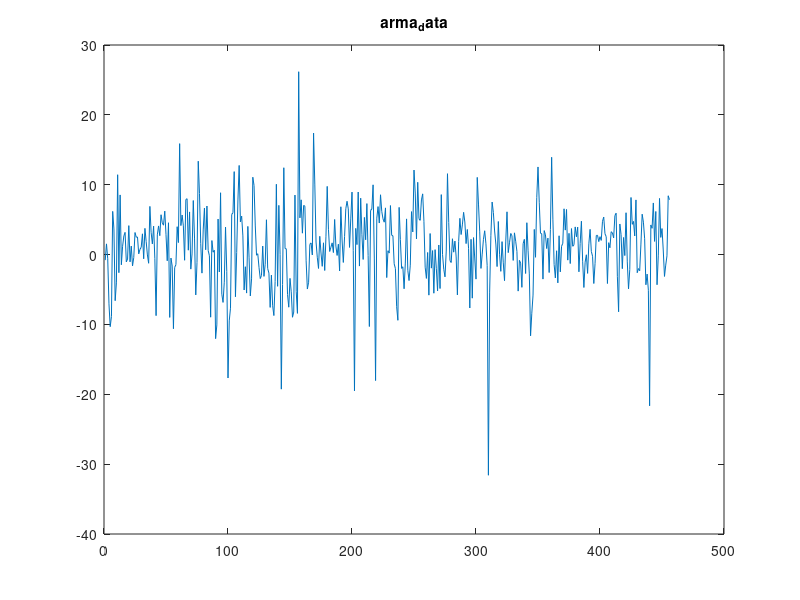

Here is the MATLAB script that generated this plot: (Note: this script raises an error after producing the figure.)
%% 1 ARMA model
clear
clc
load arma_data
warning off all
    %% 1.a

    % plot the eries
    figure
    plot(arma_data);
    title('arma_data')

    % mean variance kurtosis median ...
    Data_mean=mean(arma_data);
    Data_variance=var(arma_data);
    Data_median=median(arma_data);
    Data_kurtosis=kurtosis(arma_data);
    Data_skewness=skewness(arma_data);

    % PACF with 15 lag
    figure
    parcorr(arma_data,15)

    % unit root test
    h_adf = adftest(arma_data);

    disp('the result of 1.a')
    Data_mean,Data_variance, Data_median, Data_kurtosis, Data_skewness,h_adf


    %% 1.b
    clc
    % find fitted AR model
    Order=10;               % number of alternative models
    AIC=zeros(Order+1,1);

    for ar=0:Order
        AR=garchset('R',ar,'Display','off');                   
        [~,~,LLF,~,~,~] = garchfit(AR,arma_data);   
        AIC(ar+1) = aicbic(LLF,ar+2);            
    end
    % Fitted AR
    [~,lag]=min(AIC); 
    AR=garchset('R',lag-1,'Display','off');
    [Coeff_AR,Errors_AR,LLF,Innovations,Sigmas,Summary] = garchfit(AR,arma_data);
    
    [h_LB,pValue,stat,cValue]= lbqtest(Innovations);

    disp('the result of 1.b')
    garchdisp(Coeff_AR,Errors_AR);
    h_LB 
    disp('we fail to reject the null autocorrelation of the series')

    %% 1.c
    clc
    NAR=4;
    NMA=4;
    AIC=zeros(5*5,1);
    flag=zeros(5*5,2);
    count=1;

    for ar=0:NAR
        for ma=0:NMA
        ARMA=garchset('R',ar,'M',ma,'Display','off');                   
        [~,~,LLF,~,~,~] = garchfit(ARMA,arma_data);
        flag(count,:)=[ar ma];
        AIC(count) = aicbic(LLF,ar+ma+2);
        count=count+1;
        end
    end

    plot([0:length(AIC)-1],AIC)
    [~,lag]=min(AIC);

    AR=garchset('R',flag(lag,1),'M',flag(lag,2),'Display','off');
    [Coeff_ARMA,Errors_ARMA,LLF,Innovations_ARMA,Sigmas,Summary] = garchfit(AR,arma_data);
    

    [h_arch,pValue1,stat1,cValue1] = archtest(Innovations_ARMA);
    
    disp('the result of 1.c')
    garchdisp(Coeff_ARMA,Errors_ARMA);
    h_arch
    disp('fail to reject null of no arch effect')

%% GARCH model
clear
clc

load('garch_data.mat')
warning off all

SP=garch_data(:,3);
GM=garch_data(:,2);

%% 2.a
count=1;
pflag=0;
nP=2;
nQ=2;

flag=zeros((2+1)^2,2);
AIC_garch=zeros((2+1)^2,1);
BIC_garch=zeros((2+1)^2,1);

for q=0:nQ
    for p=0:nP
        if(q==0)
            pflag=p;
            p=0;
        end
GARCH=garchset('VarianceModel','GARCH','P',p,'Q',q,'Display','off');
[~,~,LLF,~,~,~] = garchfit(GARCH,SP);


flag(count,:)=[p,q];

[AIC_garch(count,1),BIC_garch(count,1)] = aicbic(LLF,garchcount(GARCH),length(SP));

count=count+1;
if(q==0)
p=pflag;
end
    end
end

[~,lag]=min(AIC_garch); %  
spec=garchset('VarianceModel','GARCH','P',flag(lag,1),'Q',flag(lag,2),'Display','off');
[Coeff_garch,Errors_garch,LLF2,~,~,~] = garchfit(spec,SP);


garchdisp(Coeff_garch,Errors_garch);

[SigmaForecast_garch,MeanForecast_garch,SigmaTotal2,MeanRMSE2] = garchpred(Coeff_garch,SP,4); 
figure 
plot(1:4,SigmaForecast_garch,'-b');
title('forecast volatility')
legend('volatility')
figure
plot(1:4,MeanForecast_garch,'--r');
title('forecast return')
legend('return')

%% 2.b
% ar5 garch(1,1)
lgSP=log(SP+1);

ar=[0,0,0.2,0,0.1];
fix_ar=[1,1,0,1,0];
garch=0.1;
arch=0.1;
spec2=garchset('VarianceModel','GARCH','C',0,'FixC',1,'AR',ar,'FixAR',logical(fix_ar),...
'GARCH',garch,'ARCH',arch,'Distribution','T','DoF',8,'Display','off','MaxIter',600);
[Coeff_2b,Error_2b,LLF,~,~,~] = garchfit(spec2,lgSP);
% result of 2.b
disp('2.b')
garchdisp(Coeff_2b,Error_2b);

%% 2.c

SP=garch_data(:,3);
GM=garch_data(:,2);
count=1;


flag=zeros(3*3*3*2,4);
AIC1=zeros(3*3*3*2,1);
BIC1=zeros(3*3*3*2,1);
for r=0:2
    for m=0:2
        for q=1:2
            for p=0:2
ar=zeros(r,1);
ma=zeros(m,1);
garch=zeros(p,1);
arch=zeros(q,1);
spec2=garchset('AR',ar,'MA',ma,'GARCH',[],'arch',arch,'Distribution','Gaussian','Display','off','VarianceModel','EGARCH','Leverage',arch);
[Coeff2,Error2,LLF,~,~,~] = garchfit(spec2,GM);

flag(count,:)=[r,m,p,q];
[AIC1(count,1),BIC1(count,1)] = aicbic(LLF,garchcount(spec2),length(GM));
count=count+1;

            end
        end
    end
end

[~,lag]=min(AIC1); %  
spec=garchset('VarianceModel','EGARCH','AR',zeros(flag(lag,1),1),'MA',zeros(flag(lag,2),1),'GARCH',zeros(flag(lag,3),1),...
'ARCH',zeros(flag(lag,4),1),'Leverage',zeros(flag(lag,4),1),'Distribution','Gaussian','Display','off');
[Coeff_2c,Errors_2c,LLF_2c,~,~,~] = garchfit(spec,GM);

garchdisp(Coeff_2c,Errors_2c);


ar=Coeff_2c.AR;
arch=Coeff_2c.ARCH;
leverage=[0,0];
fix_leverage=logical([1,1]);
% lr test for leverage effect
spec=garchset('C',-0.00060919,'AR',ar,'K', -6.8767,...
'ARCH',Coeff_2c.ARCH,'Leverage',[0,0],'FixLeverage',fix_leverage,'Display','off','VarianceModel','EGARCH','Distribution','Gaussian');
[Coeff_2c_test,Errors_2c_test,LLF_2c_test,~,~,~] = garchfit(spec,GM);
garchdisp(Coeff_2c_test,Errors_2c_test);

[H_LR_2C, pValue, Stat, CriticalValue] = lratiotest(LLF_2c, LLF_2c_test, 2, 0.05);

% 2.c result
H_LR_2C
% leverage effect is not significant at the 5% level


%% VAR model
clear
clc
load('var_data.mat')
warning off all
Y=var_data(:,1:2);

%% 3.a 
count=1;
pflag=0;

flag=zeros(6,1);
AIC_var=zeros(6,1);
BIC_var=zeros(6,1);
for r=1:6 
    Spec20 = vgxset('n',2,'nAR',r,'Constant',true);
    [EstSpec20,~,LLF20,~]= vgxvarx(Spec20,Y(1+r+1:end,:),[],Y(1:1+r,:),'IgnoreMA','yes','CovarType','diagonal','StdErrType','all','MaxIter',800);
    flag(count,:)=r;
    [AIC_var(count,1),BIC_var(count,1)] = aicbic(LLF20,vgxcount(EstSpec20),length(Y(1+r+1:end,:)));
    count=count+1;
end

plot(1:6,AIC_var,1:6,BIC_var)
title('AIC BIC')
legend('AIC','BIC')

[~,lag]=min(BIC_var); %  
Spec20 = vgxset('n',2,'nAR',flag(lag,1),'Constant',true);
[EstSpec20,EstStdErrors20,LLF20,W20]= vgxvarx(Spec20,Y(1+r+1:end,:),[],Y(1:1+r,:),'IgnoreMA','yes','CovarType','diagonal','StdErrType','all','MaxIter',800);
% result of fitted VAR model
vgxdisp(EstSpec20, EstStdErrors20);


%% 3.b 
AR1_t=zeros(2,2);
AR2_t=zeros(2,2);
AR3_t=zeros(2,2);

%for the t ratio
AR1_t=abs(EstSpec20.AR{1}./EstStdErrors20.AR{1});
AR1_test=EstSpec20.AR{1}.*(AR1_t>0.9);
AR2_t=abs(EstSpec20.AR{2}./EstStdErrors20.AR{2});
AR2_test=EstSpec20.AR{2}.*(AR2_t>0.9);
AR3_t=abs(EstSpec20.AR{3}./EstStdErrors20.AR{3});
AR3_test=double(EstSpec20.AR{2}.*(AR3_t>0.9));
x=logical([1,1;0,1]);


a=EstSpec20.a;
Q=EstSpec20.Q;
Spec21 = vgxset('a',a,'AR',{AR1_test,AR2_test,AR3_test},'ARsolve',{x,x,x},'Q',Q);
[EstSpec21,EstStdErrors21,LLF21,W21]= vgxvarx(Spec21,Y,[],Y(1:4,:),'CovarType','diagonal','StdErrType','all','MaxIter',800);
vgxdisp(EstSpec21, EstStdErrors21);


[H_LR_VAR, pValue, Stat, CriticalValue] = lratiotest(LLF20, LLF21, 3, 0.05);
% result of LR test
H_LR_VAR
% coefficient is not significant
disp('the modified model')
% result of modified model
vgxdisp(EstSpec21, EstStdErrors21);


%% 3.c
% change to MA
SpecMA = vgxma(EstSpec21,6);
% result of impulse repsonse function
vgxdisp(SpecMA)

